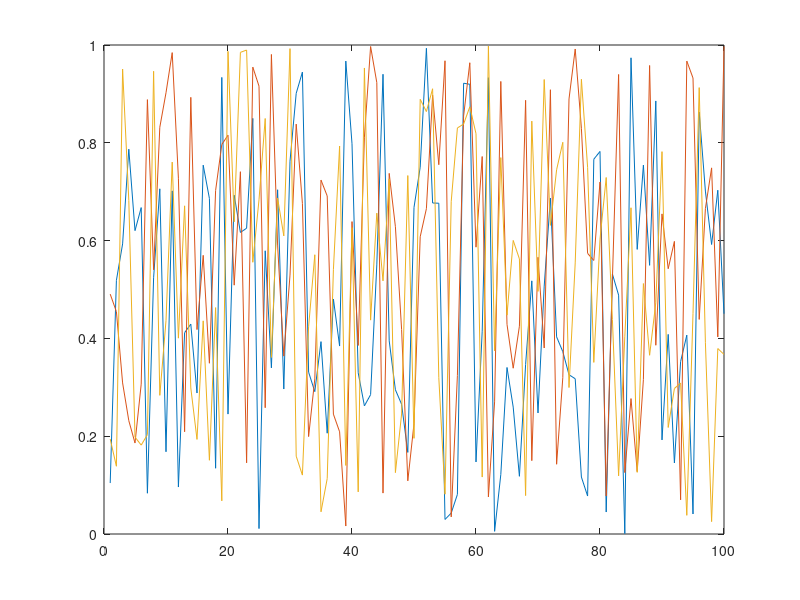

MATLAB code to generate this figure: (Note: this script raises an error after producing the figure.)
function result = test_legend_010
result = false;
a = figure;
plot(rand(100,3));
legend('first','second','third','location','S');
drawnow;
close(a);
result = true;
